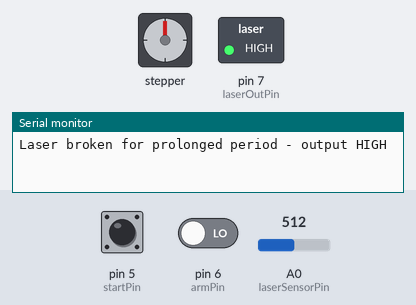
The program below on a simulated Arduino Uno, built with avr-gcc and run on an emulated ATmega328P. Shown: stepper motor, switched loads named in the program (green lamp = pin HIGH), the last lines printed to the serial monitor. The test bench sets the inputs (shaded band); at power-on: pin 6 (armPin) LOW, A0 (laserSensorPin) = 512, pin 5 (startPin) LOW. Stepper angles assume 1000 steps per turn; pins used as bus, display or sensor lines are not drawn.

Above: at 1.2 s.
1.3 s: pin 6 (armPin) driven HIGH
At 2.25 s:
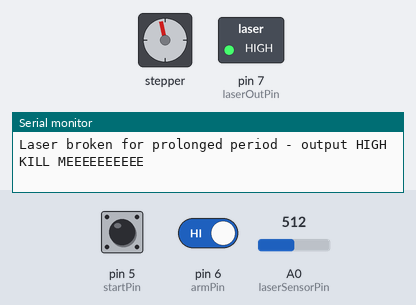
4.3 s: A0 (laserSensorPin) set to 0
At 7.0 s:
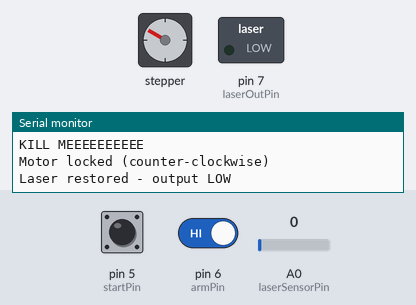
8.9 s: A0 (laserSensorPin) set to 30
At 10.2 s:
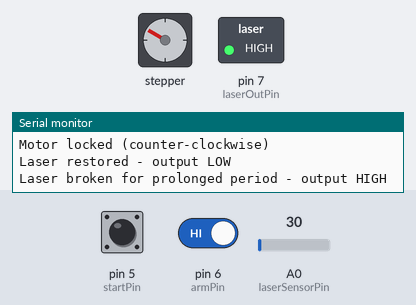
Timing chart, 0 to 11.5 s (numbered marks = the images above; inputs shaded):
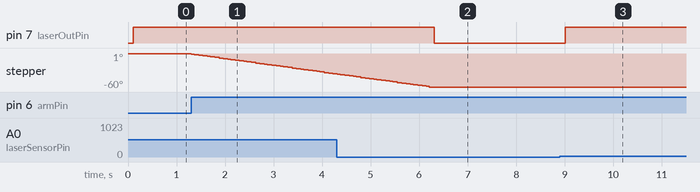

The program:

main.cpp
```cpp
#include <Stepper.h>
#include <Arduino.h>

// Defines the number of steps per rotation
const int stepsPerRevolution = 1000;
const float lockRevolution = 1.0 / 6.0; // Changed to float for proper calculation
const float unlockRevolution = lockRevolution * 4;

#define laserSensorPin A0
#define armPin 6
#define laserOutPin 7
#define startPin 5
#define crowdPin 2

// Creates an instance of stepper class
// Pins entered in sequence IN1-IN3-IN2-IN4 for proper step sequence
Stepper myStepper = Stepper(stepsPerRevolution, 8, 10, 9, 11);

int nonZeroCount = 0; // Counter for consecutive non-zero readings
bool laserTriggered = false;
bool motorLocked = false;
unsigned long unlockTime = 0;
bool timerStarted = false;

void setup()
{
    Serial.begin(9600);
    pinMode(laserSensorPin, INPUT);
    pinMode(armPin, INPUT);   // armPin is an input
    pinMode(startPin, INPUT); // startPin is an input
    pinMode(laserOutPin, OUTPUT);
    pinMode(crowdPin, OUTPUT);
    digitalWrite(laserOutPin, LOW); // Initialize laser output to LOW
    digitalWrite(crowdPin, LOW);

    myStepper.setSpeed(2); // RPM speed
}

int crowdActivated = -1000;

void loop()
{
    int sensorValue = analogRead(laserSensorPin);
    int armValue = digitalRead(armPin); // Read armPin input
    int startValue = digitalRead(startPin);


    // Lock mechanism (counter-clockwise)
    if (armValue == HIGH && !motorLocked && millis() > 1000)
    {
        Serial.println("KILL MEEEEEEEEEE");

        myStepper.step(-stepsPerRevolution * lockRevolution); // Negative for counter-clockwise
        motorLocked = true;
        Serial.println("Motor locked (counter-clockwise)");
    }

    // Start timer when start pin is activated
    if (startValue == HIGH && !timerStarted)
    {
        unlockTime = millis() + 80000; // 90 seconds from now
        timerStarted = true;
        Serial.println("Timer started - will unlock in 90 seconds");
    }

    // Unlock after 90 seconds (clockwise)
    if (timerStarted && millis() >= unlockTime && motorLocked)
    {
        myStepper.step(stepsPerRevolution * unlockRevolution); // Positive for clockwise
        motorLocked = false;
        timerStarted = false;
        Serial.println("Motor unlocked (clockwise)");
    }

    // Laser sensor detection with modified logic
    if (sensorValue != 0)
    {
        nonZeroCount++; // Increment counter if reading is not 0
    }
    else
    {
        nonZeroCount = 0; // Reset counter if reading is 0
    }

    // If laser is broken for more than 50 loops, output HIGH
    if (nonZeroCount > 20)
    {
        if (!laserTriggered)
        {
            laserTriggered = true;
            digitalWrite(laserOutPin, HIGH);
            Serial.println("Laser broken for prolonged period - output HIGH");


            digitalWrite(crowdPin,HIGH);
            crowdActivated = millis();
        }
    }
    else
    {
        if (laserTriggered)
        {
            laserTriggered = false;
            digitalWrite(laserOutPin, LOW);
            Serial.println("Laser restored - output LOW");
        }
    }

    if(millis() > crowdActivated + 1500){
        digitalWrite(crowdPin, LOW);
    }

    delay(5); // Small delay to prevent flooding the serial monitor
}
```

Measured:
- after the input at 1.3 s, stepper: keeps turning counter-clockwise at about 12°/s, starting at once
- after the input at 4.3 s, pin 7 (laserOutPin): HIGH → LOW after 2.0 s
- after the input at 8.9 s, pin 7 (laserOutPin): LOW → HIGH after 0.11 s
